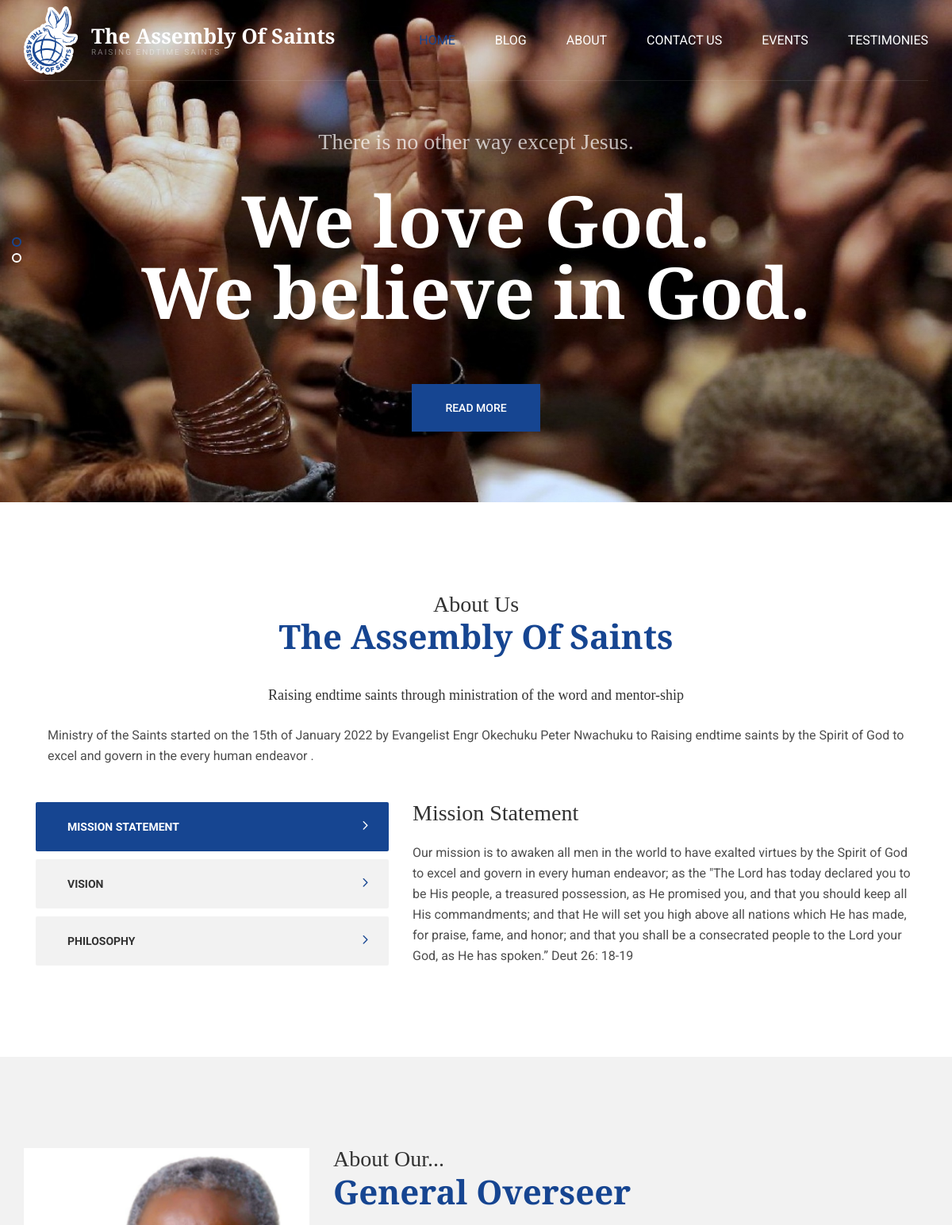
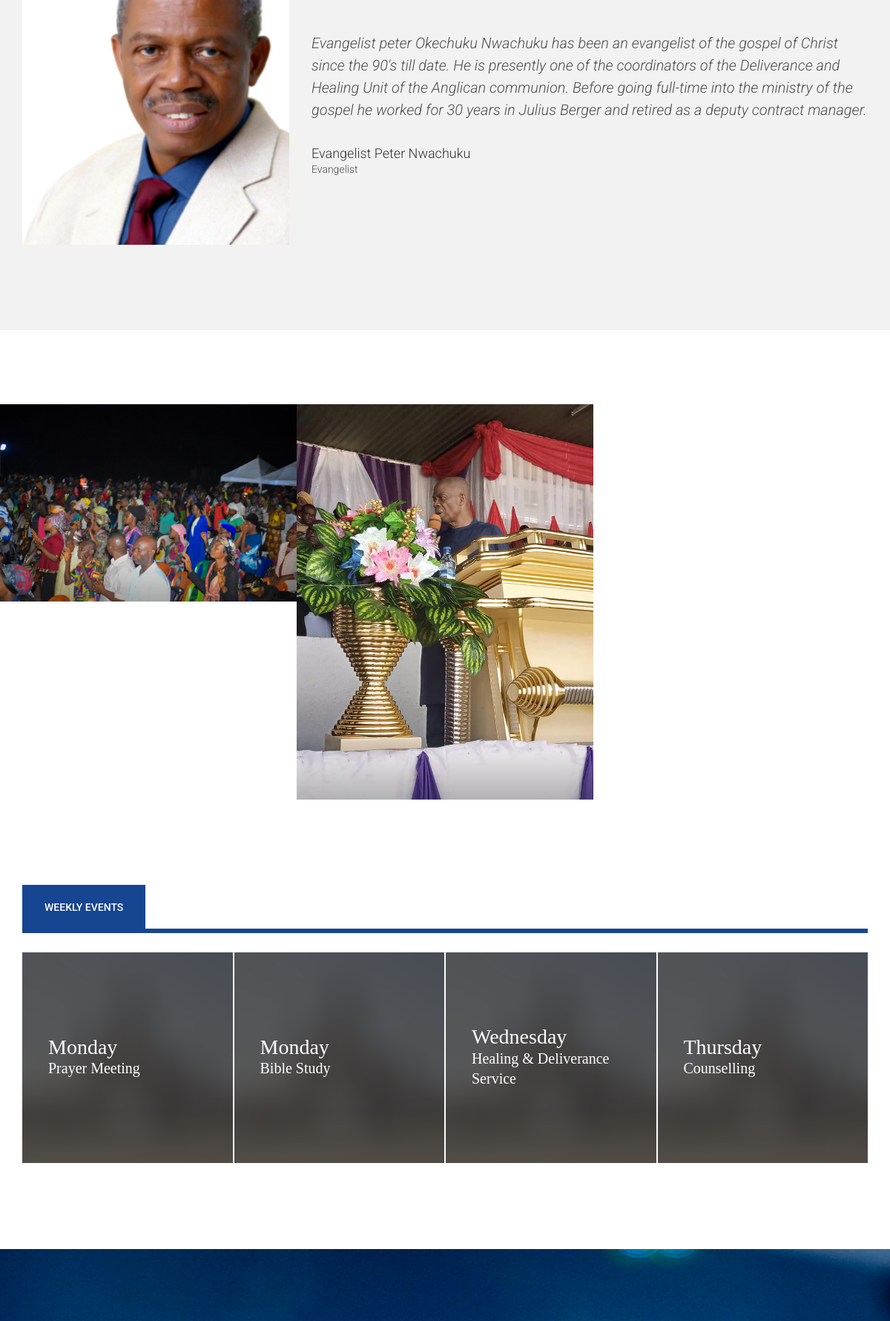
The page / (upper part) on the database its author committed (2 pictures, top to bottom).
### organization/models.py (models this page shows, shortened)
class organizationOverview(models.Model):
    organization = models.OneToOneField(
        Organization,
        on_delete=models.CASCADE,
        unique=True,
    )
    organization_overview = models.TextField(max_length=500, blank=True)
    organization_mandate = models.TextField(max_length=500, blank=True)
    mission_statement = models.TextField(max_length=500, blank=True)
    vision = models.TextField(max_length=500, blank=True)
    philosophy = models.TextField(max_length=500, blank=True)
    id = models.AutoField(primary_key=True, default=None)
    def __str__(self):
        return self.organization.organization_name

class Organization(models.Model):
    user = models.ForeignKey(Account, on_delete=models.CASCADE, blank=True, null=True)
    organization_name = models.CharField(max_length=50)
    website_address = models.URLField(max_length=200, blank=True)
    email = models.EmailField(max_length=50)
    address_line_1 = models.CharField(max_length=50)
    address_line_2 = models.CharField(max_length=50, blank=True)
    city = models.CharField(max_length=50)
    state = models.CharField(max_length=50)
    postal_code = models.CharField(max_length=12, blank=True)
    country = models.CharField(max_length=50)
    phone = models.CharField(max_length=15)
    logo = models.ImageField(upload_to='photos/logos')
    is_church = models.BooleanField(default=False)
    created_date = models.DateTimeField(auto_now_add=True)
    modified_date = models.DateTimeField(auto_now=True)
    facebook = models.CharField(max_length=50, blank=True, null=True)
    youtube = models.CharField(max_length=50, blank=True, null=True)
    instagram = models.CharField(max_length=50, blank=True, null=True)
    open_hours = models.CharField(max_length=50, blank=True, null=True)
    class Meta:
        verbose_name = 'organization'
        verbose_name_plural = 'organizations'
    def __str__(self):
        return self.organization_name

### staff/models.py (models this page shows, shortened)
class Staff(models.Model):
    organization = models.ForeignKey(Organization, on_delete=models.CASCADE)
    title = models.CharField(max_length=50, blank=True, null=True)
    first_name = models.CharField(max_length=50)
    last_name = models.CharField(max_length=50)
    job_title = models.CharField(max_length=100)
    about = models.TextField(max_length=500)
    photo = models.ImageField(upload_to='photos/staff')
    phone = models.CharField(max_length=15)
    email = models.EmailField(max_length=50, unique=True)
    address_line_1 = models.CharField(max_length=50)
    address_line_2 = models.CharField(max_length=50, blank=True)
    city = models.CharField(max_length=50)
    state = models.CharField(max_length=50)
    country = models.CharField(max_length=50)
    employment_date = models.DateTimeField()
    terminate_date = models.DateTimeField(blank=True, null=True)
    is_active = models.BooleanField(default=True)
    is_management = models.BooleanField(default=False)
    is_primary_contact = models.BooleanField(default=False)
    class Meta:
        verbose_name = 'Staff'
        verbose_name_plural = 'Staff'
    def full_name(self):
        return f'{self.title} {self.first_name} {self.last_name}'

### MOTS/views.py (the view)
# urls.py: path('', HomeView.as_view(), name='MOTS'),
class HomeView(View):
    def get(self, request, *args, **kwargs):
        events_photos = EventPhoto.objects.select_related('event').all().values(
            'name',
            'file',
            'created_date',
            'event__name'
        )
        weekly_events = WeeklyEvent.objects.select_related('event').filter(organization=1, organization__is_church='True').values(
            'day',
            'time',
            'end_time',
            'city',
            'state',
            'event__name'
        )
        staff = Staff.objects.prefetch_related('organization').get(organization=1, organization__is_church='True', job_title = 'General Overseer')
        testimonies = Testimony.objects.filter(verified=True)[:3].values(
            'first_name',
            'last_name',
            'title',
            'description'
        )
        articles = Article.objects.all()[:3]
        dispaly_paragraph = []
        for article in articles:
            paragraph =  Paragraph.objects.filter(article=article).first()
            paragraph_dict = dict(
                id = paragraph.article.id,
                content = ' '.join(word for word in paragraph.paragraph_content.split(' ')[:28] if word != '/n/n') + '...'
            )
            dispaly_paragraph.append(paragraph_dict)
        context = {
            'events_photos': events_photos,
            'weekly_events': weekly_events,
            'testimonies': testimonies,
            'staff': staff,
            'articles': articles,
            'dispaly_paragraph': dispaly_paragraph,
        }
        return render(request, 'church/home.html', context)

### blog/context_processors.py (called while the page is built)
def menu_links(request):
    links = Article.objects.filter().order_by('-id')[:3].values('article_title', 'created_date')
    return dict(blog_links=links)

### blog/models.py (called while the page is built)
    def full_name(self):
        return f'{self.first_name} {self.last_name}'

    def get_url(self):
        return reverse('article', args=[self.id])

### event/context_processors.py (called while the page is built)
def event_links(request):
    links = Event.objects.select_related('event').all()
    return dict(event_links=links)

### event/models.py (called while the page is built)
    def get_url(self):
        return reverse('event', args=[self.id])

### organization/context_processors.py (called while the page is built)
def menu_links(request):
    links = organizationOverview.objects.select_related('organization').get(organization=1, organization__is_church='True')
    return dict(org_links=links)

### templates/church/home.html (shortened to what this page needs)
{% extends 'base.html' %}
{% load static %}
{% block content %}
<section id="about" class="ls section_padding_top_100 section_padding_bottom_75 columns_margin_bottom_30">
  <div class="container">
    <div class="row">
      <div class="col-md-12">
        <div class="horiz_lg_padding">
          <h3 class= "text-center">About Us</h3>
          <h2 class="section_header highlight text-center">{{ org_links.organization }}</h2>
          <p class="grey playfair">{{ org_links.organization_mandate }}</p>
          <p>{{ org_links.organization_overview }}</p>
        </div>
      </div>
    </div>
    <div class="container">
      <div class="row vertical-tabs">
        <div class="col-sm-5">
          <ul class="nav" role="tablist">
            <li class="active">
              <a href="#vertical-tab1" role="tab" data-toggle="tab">Mission Statement</a>
            </li>
            <li>
              <a href="#vertical-tab2" role="tab" data-toggle="tab">Vision</a>
            </li>
            <li>
              <a href="#vertical-tab3" role="tab" data-toggle="tab">Philosophy</a>
            </li>
          </ul>
        </div>
        <div class="col-sm-7">
          <div class="tab-content no-border">
            <div class="tab-pane fade in active" id="vertical-tab1">
              <h3>Mission Statement</h3>
              <p>{{org_links.mission_statement}}</p>
            </div>
          </div>
        </div>
      </div>
    </div>
  </div>
</section>
<section id="reviews" class="ls ms page_testimonials section_padding_100">
  <div class="container">
    <div class="row">
      <div class="col-md-4">
        <img src="{{ staff.photo.url }}" alt="">
      </div>
      <div class="col-md-8">
        <h3>About Our...</h3>
        <h2 class="section_header highlight">{{ staff.job_title }}</h2>
        <div class="owl-carousel" data-responsive-lg="1" data-responsive-md="1" data-responsive-sm="1" data-dots="true">
          <blockquote class="bottommargin_0">
            <p style="line-height: 30px;font-size: 20px;">{{ staff.about }}</p>
            <div class="item-meta">
              <h5>
                <a href="#">{{ staff.full_name }}</a>
              </h5>
              <p>{{ staff.title }}</p>
            </div>
          </blockquote>
        </div>
      </div>
    </div>
  </div>
</section>
<section class="ls page_portfolio section_padding_top_100 section_padding_bottom_0 columns_padding_0">
  <div class="container-fluid">
    <div class="row">
      <div class="col-sm-12">
        <div class="isotope_container isotope row masonry-layout" data-filters=".isotope_filters">
          {% for events_photo in events_photos %}
          <div class="isotope-item col-lg-4 col-md-4 col-sm-6 category3 category2">
            <div class="vertical-item gallery-item content-absolute text-center ds">
              <div class="item-media">
                <img src="{{ MEDIA_URL }}{{ events_photo.file }}" alt="">
                <div class="media-links">
                  <div class="links-wrap">
                  </div>
                </div>
              </div>
              <div class="item-content darken_gradient">
              </div>
            </div>
          </div>
          {% endfor %}
        </div>
      </div>
    </div>
  </div>
</section>
<section id="events" class="ls section_padding_top_100 section_padding_bottom_100">
  <div class="container">
    <div class="row">
      <div class="col-sm-12">
        <ul class="nav nav-tabs" role="tablist">
          <li class="active">
            <a href="#tab1" role="tab" data-toggle="tab">Weekly events</a>
          </li>
        </ul>
        <div class="tab-content no-border top-color-border">
          <div class="tab-pane fade in active" id="tab1">
            <div class="row columns_padding_2">
              {% for weekly_event in weekly_events  %}
              <div class="col-md-3 col-sm-6">
                <div class="vertical-item content-absolute vertical-center content-bg-hover cs">
                  <div class="item-media">
                    <img src="{% static 'images/events/01.jpg' %}" alt="">
                    <div class="media-links">
                    </div>
                  </div>
                  <div class="item-content">
                    <h3 class="margin_0">
                      {{ weekly_event.day }}
                    </h3>
                    <h4 class="margin_0">
                      {{ weekly_event.event__name }}
                    </h4>
                    <div class="cs hovered-content thin">
                    </div>
                  </div>
                </div>
              </div>
              {% endfor %}
            </div>
          </div>
        </div>
      </div>
    </div>
  </div>
</section>
<section id="reviews" class="ls ms background_cover page_testimonials section_padding_100">
  <div class="container">
  </div>
</section>
{% endblock %}

### templates/includes/navbar.html (shortened to what this page needs)
{% load static %}
{% url 'MOTS' as home %}
{% url 'blog' as blog %}
{% url 'contact_us' as contact_us %}
{% url 'testimonies' as testimonies %}
<header class="page_header header_white toggler_right with_bottom_border_container">
  <div class="container">
    <div class="row">
      <div class="col-sm-12 display_table">
        <div class="header_left_logo display_table_cell">
          <a href="./" class="logo top_logo">
            <img src="{{ org_links.organization.logo.url }}" alt="" style="width: 68px;">
            <span class="logo_text">
              <strong class="playfair">{{ org_links.organization.organization_name }}</strong>
              <span class="small-text">Raising endtime saints</span>
            </span>
          </a>
        </div>
        <div class="header_mainmenu display_table_cell text-right">
          <nav class="mainmenu_wrapper">
            <ul class="mainmenu nav sf-menu">
              <li class = "{% if request.path == home %} active {% endif %}"><a href="{% url 'MOTS' %}">Home</a></li>
              <li class = "{% if request.path == blog %} active {% endif %}"><a href="{% url 'blog' %}">Blog</a></li>
              <li class = "{% if request.path == blog %} active {% endif %}"><a href="{% url 'about' %}">About</a></li>
              <li class = "{% if request.path == contact_us %} active {% endif %}"><a href="{% url 'contact_us' %}">Contact Us</a></li>
              <li>
                <a href="#">Events</a>
              </li>
              <li class = "{% if request.path == testimonies %} active {% endif %}"><a href="{% url 'testimonies' %}"">Testimonies</a></li>
            </ul>
          </nav>
        </div>
      </div>
    </div>
  </div>
</header>

### rows shown on the page
organizationOverview: organization.logo (picture), organization.organization_name "The Assembly Of Saints", organization "The Assembly Of Saints", organization_mandate "Raising endtime saints through ministration of the word and mentor-ship", organization_overview "Ministry of the Saints started on the 15th of January 2022 by Evangelist Engr Okechuku Peter Nwachuku to Raising endtime saints by the Spirit of God to excel and govern in the every human endeavor .", mission_statement "Our mission is to awaken all men in the world to have exalted virtues by the Spirit of God to excel and govern in every human endeavor; as the \"The Lord has today declared you to be His people, a treasured possession, as He promised you, and that you should keep all His commandments; and that He will set you high above all nations which He has made, for praise, fame, and honor; and that you shall be a consecrated people to the Lord your God, as He has spoken.” Deut 26: 18-19"
Staff: photo (picture), job_title "General Overseer", about "Evangelist peter Okechuku Nwachuku has been an evangelist of the gospel of Christ since the 90's till date. He is presently one of the coordinators of the Deliverance and Healing Unit of the Anglican communion. Before going full-time into the ministry of the gospel he worked for 30 years in Julius Berger and retired as a deputy contract manager.", full_name "Evangelist Peter Nwachuku", title "Evangelist"

### other values the page prints
{{ weekly_event.day }} "Monday" "Monday" "Wednesday" "Thursday"
{{ weekly_event.event__name }} "Prayer Meeting" "Bible Study" "Healing & Deliverance Service" "Counselling"
